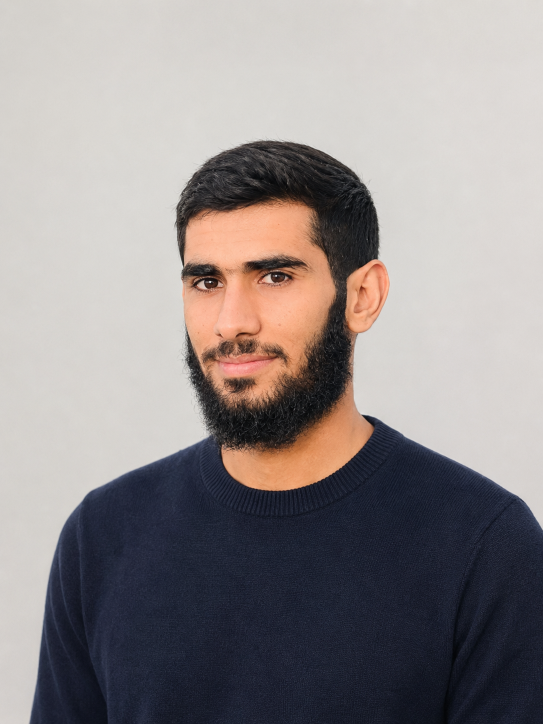
#> input picture assets/my_pic.png, 1086 x 1448 px (shown at 1/2 size)
$ python -i image_processor.py   (imports and definitions only)
#> lines starting #> are read from the running program, lines starting #| are printed output that depends on the picture; after the words box and inside, x2 and y2 are one past the last pixel; in counts of white or black regions, pixels touching at a corner belong together
"""Portrait preprocessing for the GitHub profile banner.

This module removes the portrait background, preserves the subject as an
RGBA cutout, and keeps the crop focused on the head-and-shoulders region.
"""

from __future__ import annotations

from pathlib import Path

import cv2
import numpy as np
from PIL import Image, ImageEnhance, ImageFilter, ImageOps


# [12 lines left out: function load_portrait, not called in this run]


def _remove_background(image: Image.Image) -> Image.Image:
    """Remove a flat studio background via colour-distance thresholding.

    GrabCut was tried first but proved unreliable on flat-backdrop portraits:
    it tends to lump a large uniformly-coloured garment (e.g. a dark sweater)
    in with the background instead of the subject. A colour-distance mask
    against the sampled backdrop colour is far more robust for exactly the
    flat/uniform backgrounds this pipeline expects.
    """

    rgb = np.array(image)
    alpha = _heuristic_alpha(rgb)
    rgba = cv2.cvtColor(rgb, cv2.COLOR_RGB2RGBA)
    rgba[:, :, 3] = alpha
    return Image.fromarray(rgba, "RGBA")


def _heuristic_alpha(rgb: np.ndarray) -> np.ndarray:
    """Colour-distance alpha mask with hole-filling and largest-component keep."""

    h, w = rgb.shape[:2]
#> h = 1448; w = 1086
    gray = cv2.cvtColor(rgb, cv2.COLOR_RGB2GRAY)
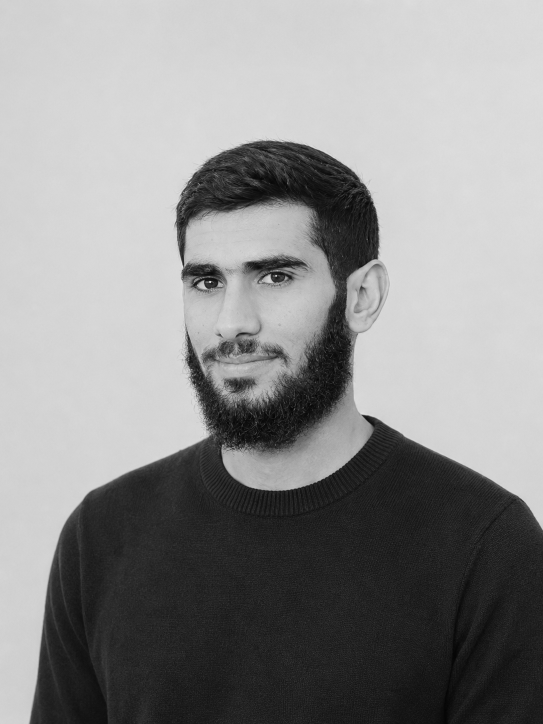
#> gray: shape (1448, 1086) (shown at 1/2 size); min 2, max 255, mean 141.3
    border = np.concatenate(
        [
            rgb[: max(4, h // 28), :, :].reshape(-1, 3),
            rgb[-max(4, h // 28) :, :, :].reshape(-1, 3),
            rgb[:, : max(4, w // 28), :].reshape(-1, 3),
            rgb[:, -max(4, w // 28) :, :].reshape(-1, 3),
        ]
    )
    bg = np.median(border, axis=0)
#> bg = [213, 209, 205]
    diff = np.linalg.norm(rgb.astype("float32") - bg.astype("float32"), axis=2)
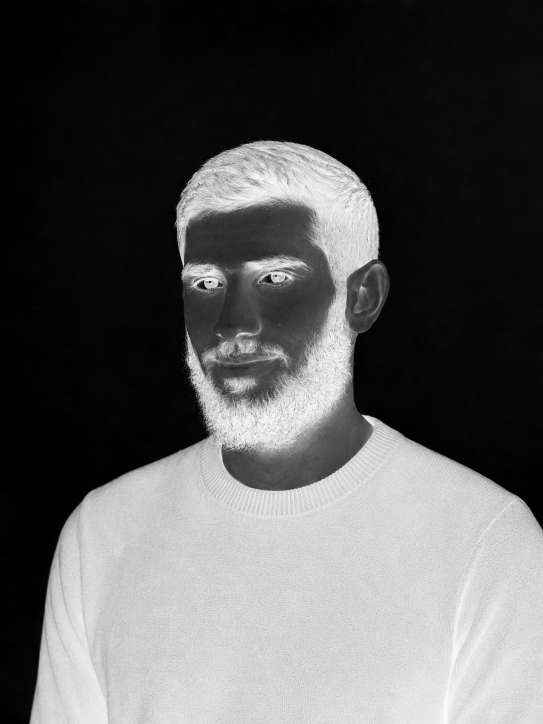
#> diff: shape (1448, 1086) float32 (shown at 1/2 size); min 0, max 358.6, mean 127.3; drawn with min black and max white
    alpha = np.where((diff > 22) | (gray < 178), 255, 0).astype("uint8")
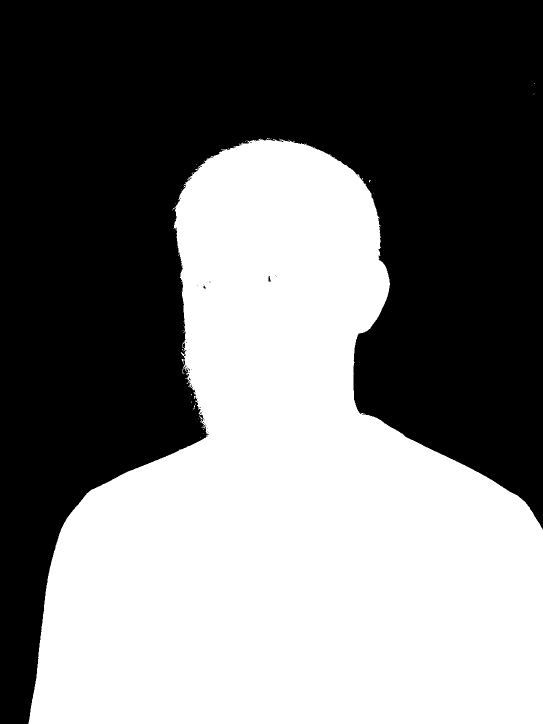
#> alpha: shape (1448, 1086) (shown at 1/2 size); 47% white; 44 white regions (43 under 20 px), largest, box (x1, y1, x2, y2) and area: (57, 277, 1086, 1448) 738667
    alpha = cv2.morphologyEx(alpha, cv2.MORPH_CLOSE, np.ones((5, 5), np.uint8), iterations=2)
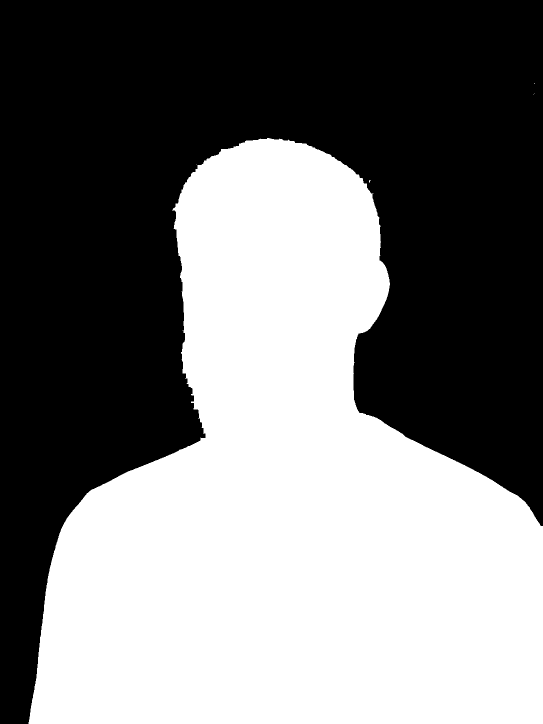
#> alpha: shape (1448, 1086) (shown at 1/2 size); 47.1% white; 6 white regions (5 under 20 px), largest, box (x1, y1, x2, y2) and area: (57, 276, 1086, 1448) 740439
    alpha = cv2.morphologyEx(alpha, cv2.MORPH_OPEN, np.ones((3, 3), np.uint8), iterations=1)
#> alpha: shape (1448, 1086); 47.1% white; 1 white region

    contours, _ = cv2.findContours(alpha, cv2.RETR_EXTERNAL, cv2.CHAIN_APPROX_SIMPLE)
#> contours = 1 contour; box (x1, y1, x2, y2) and area: (57, 276, 1086, 1448) 738404
    if contours:
        largest = max(contours, key=cv2.contourArea)
#> largest = contour of 1179 points, box (x1, y1, x2, y2) (57, 276, 1086, 1448), area 738404
        filled = np.zeros_like(alpha)
        cv2.drawContours(filled, [largest], -1, 255, thickness=cv2.FILLED)
        alpha = filled
    return alpha


# [68 lines left out: functions _enhance_cutout, _fit_subject, _fallback_portrait, not called in this run]


class ImageDrawCompat:
    """Lazy import wrapper to keep top-level imports compact."""

    # [4 lines left out: function __init__, not called in this run]

    def ellipse(self, *args, **kwargs):
        return self._draw.ellipse(*args, **kwargs)

    def rounded_rectangle(self, *args, **kwargs):
        return self._draw.rounded_rectangle(*args, **kwargs)

    def rectangle(self, *args, **kwargs):
        return self._draw.rectangle(*args, **kwargs)

    def polygon(self, *args, **kwargs):
        return self._draw.polygon(*args, **kwargs)

    def arc(self, *args, **kwargs):
        return self._draw.arc(*args, **kwargs)

>>> import cv2
>>> picture = cv2.cvtColor(cv2.imread('../assets/my_pic.png'), cv2.COLOR_BGR2RGB)
>>> result = _remove_background(picture)
#> in _remove_background, `rgba[:, :, 3] = alpha`:
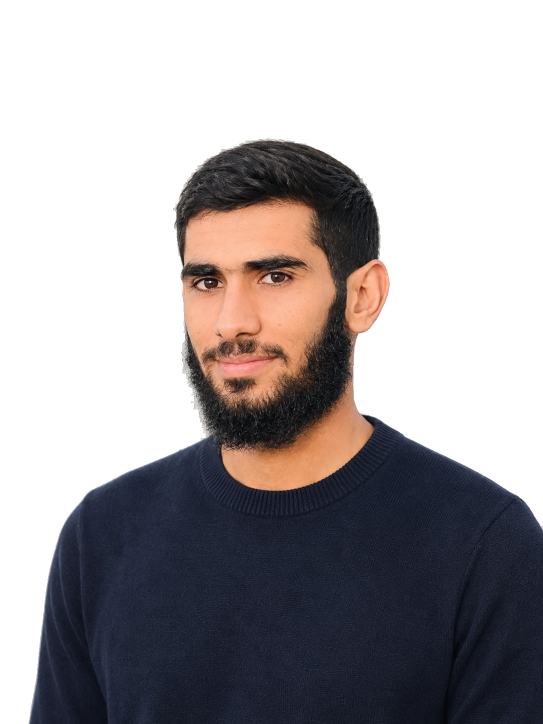
#> rgba: shape (1448, 1086, 4) (shown at 1/2 size); mean R, G, B, A 145.6, 139.5, 139.6, 120.1; transparent parts drawn white
